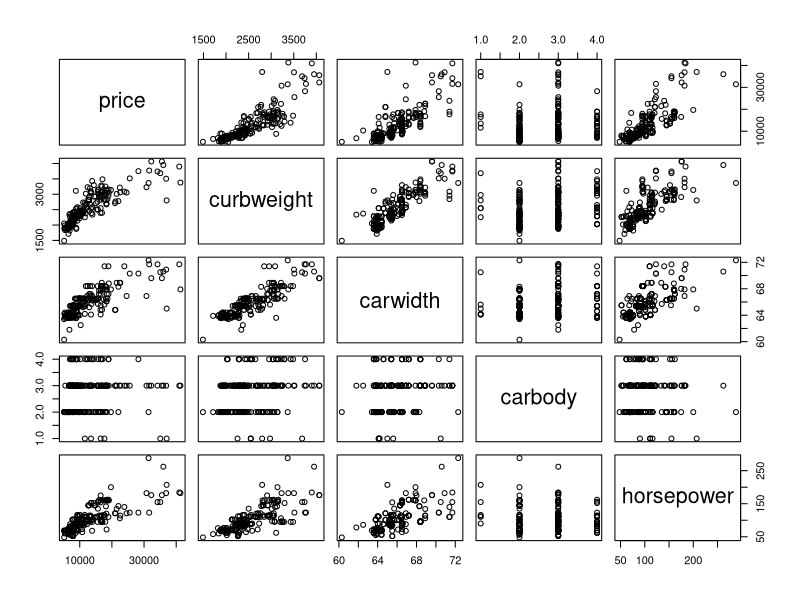
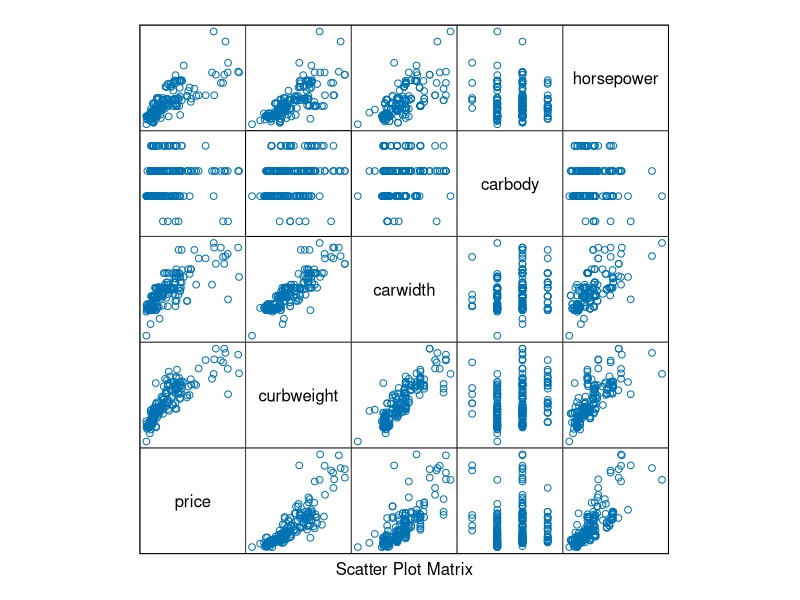
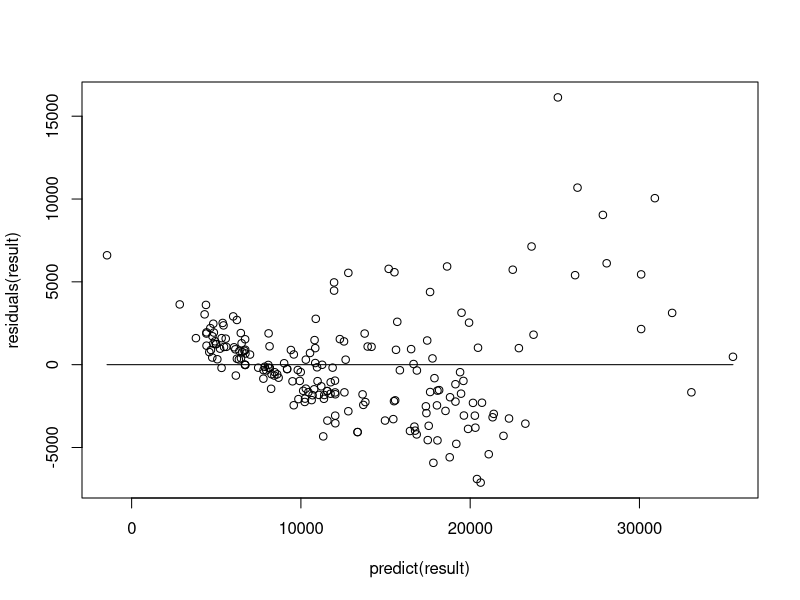
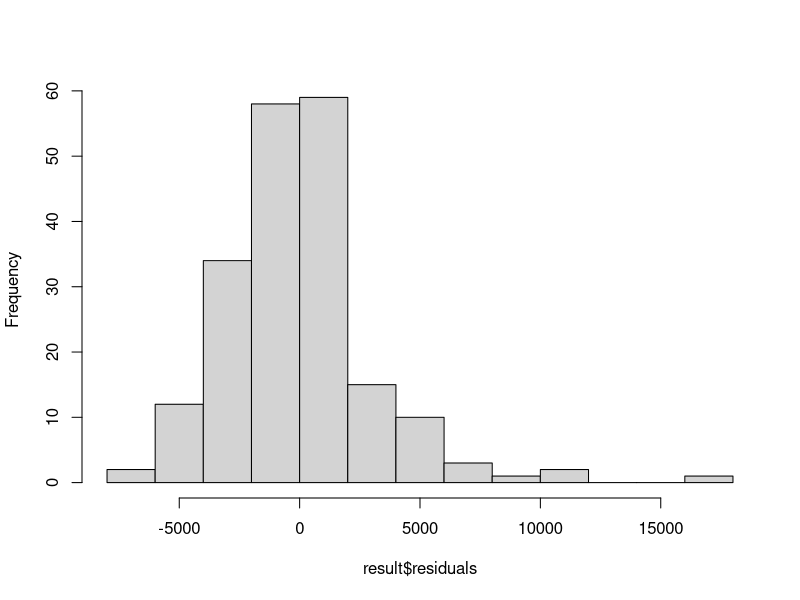
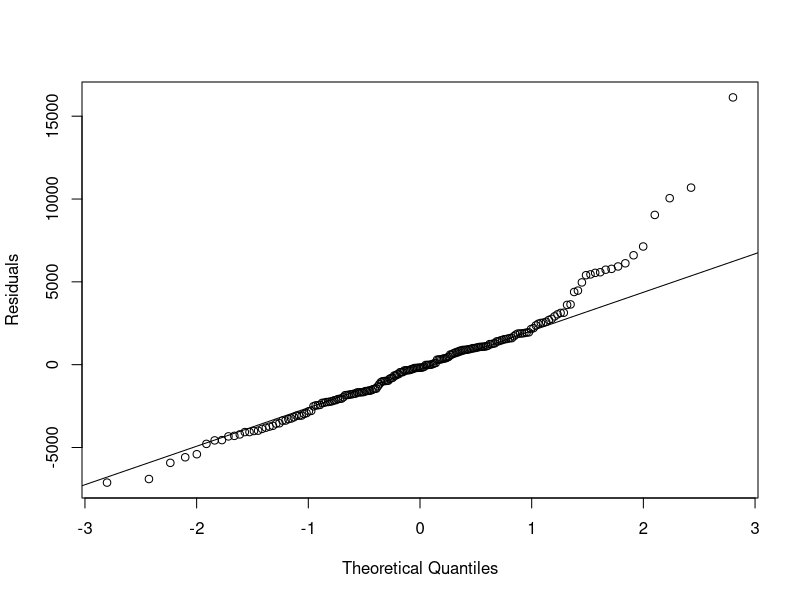

Here is the R script that generated these plots, in order:
# Load libraries
installed.packages("dplyr")
install.packages("tidyverse")
install.packages("lattice")
library(dplyr)
library(tidyverse)
library(lattice)

#identify the currrent working directory
getwd()

#set your working directory
setwd("C:/Users/Ank/Desktop/MoM/Term 3/BSMM 8710 - Intro to Data Analytics/Assignment/Lab Assignment 02")

#read csv file
cardata <- read.csv("CarPrice_Assignment.csv", stringsAsFactors = TRUE)

#refine data
modeldata <- cardata[ ,c("price","curbweight","carwidth","carbody","horsepower")]

#summary of data
summary(modeldata)
str(modeldata)

#create charts
pairs(~price+curbweight+carwidth+carbody+horsepower,data=modeldata)

#check Correlation 
cor(modeldata$price, modeldata$curbweight) #0.8539515
cor(modeldata$price, modeldata$carwidth) #0.7822618
cor(modeldata$price, modeldata$horsepower) #0.8020561

#create Linear regression model
result <- lm(price ~ curbweight + carwidth + horsepower + carbody, data = modeldata)
summary(result)

#Linear Assumtion test
splom(~modeldata, groups = NULL, data = modeldata,axis.line.tck = 0, axis.text.alpha = 0)

#variance
plot(predict(result), residuals(result))
points(c(min(result$fitted.values), max(result$fitted.values)), c(0,0), type = "l")

#Normality
hist(result$residuals, main = "")
qqnorm(result$residuals, ylab = "Residuals", main ="")
qqline(result$residuals)


